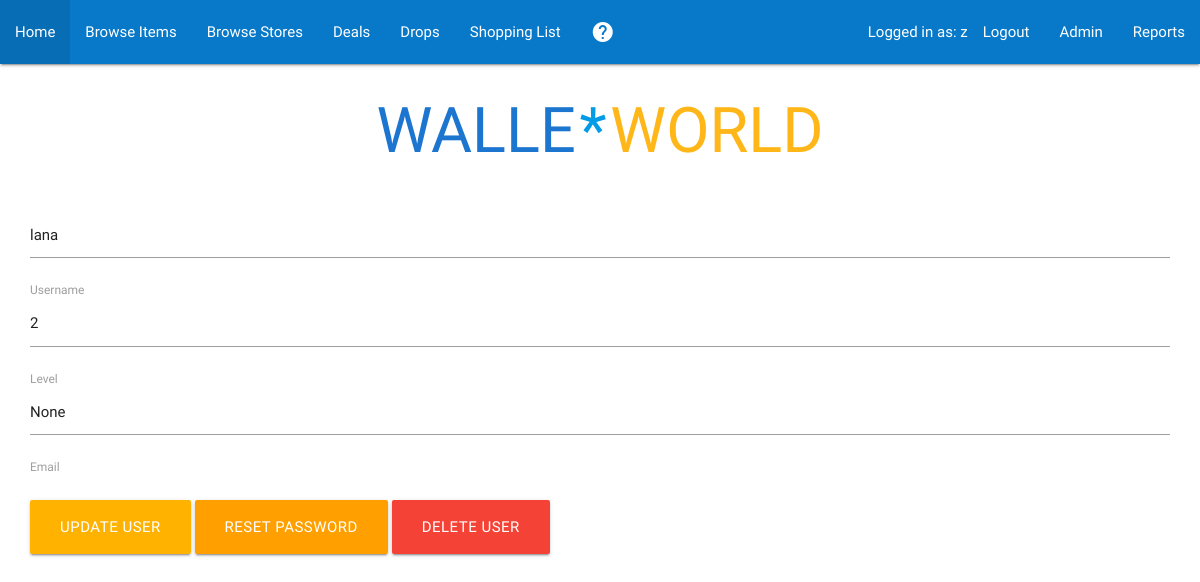
/admin/users?user=lana (signed in), run on the app's committed database.
### tables this page shows
CREATE TABLE users (
  uid integer primary key autoincrement,
  username text unique not null,
  hash text not null,
  email text
, LEVEL integer NOT NULL DEFAULT 1);

### application.py (the view, shortened to what this page needs)
@app.route('/admin/users', methods=['GET', 'POST'])
@login_required
def users():
    db= get_db()
    level = query_db('SELECT level FROM users where uid=?',[session["user_id"]],one=True)['level']
    if level > 1:
            if request.method=="GET":
                if request.args.get("user"):
                    user = query_db('SELECT * FROM users where username=?',[request.args.get("user")])
                    if user:
                        return render_template("user.html", user=user)
                    else:
                        return render_template("sorry.html", message="User not found!")
                else:
                    users = query_db('SELECT * FROM users')
                    return render_template("users.html", users=users)
    else:
        return render_template("sorry.html", message="You're no administrator!")

### application.py (called while the page is built)
def connect_db():
    rv = sqlite3.connect(app.config['DATABASE'])
    rv.row_factory = sqlite3.Row
    return rv

def query_db(query, args=(), one=False):
    cur = get_db().execute(query, args)
    rv = cur.fetchall()
    cur.close()
    return (rv[0] if rv else None) if one else rv

def get_db():
    if not hasattr(g, 'sqlite_db'):
        g.sqlite_db = connect_db()
    return g.sqlite_db

### helpers.py (called while the page is built)
def login_required(f):
    @wraps(f)
    def decorated_function(*args, **kwargs):
        if session.get("user_id") is None:
            return redirect("/login")
        return f(*args, **kwargs)
    return decorated_function

### templates/user.html (shortened to what this page needs)
{% extends "layout.html" %} {% block body %}
<form class action="/admin/users" method="post" id="adminUsers">
        <input id="username" name="username" value="{{user[0].username}}">
        <label for="username">Username</label>
        <input id="level" name="level" value="{{user[0].level}}">
        <label for="level">Level</label>
        <input id="email" name="email" value="{{user[0].email}}">
        <label for="email">Email</label>
        <br>
        <br>
    <button type="submit" class="waves-effect waves-light amber darken-1 btn-large" name="updateUser" value="Update" />Update User</button>
    <button type="submit" class="waves-effect waves-light amber darken-2 btn-large" name="resetPass" value="Reset" />Reset Password</button>
    <button type="button" class="waves-effect waves-light red btn-large" value="Delete" onClick="confirmDelete()" />Delete User
</form>
{% endblock %}

### data on the page
users: username "lana", level "2", email "None"

### other printed values
{{ session.username }} "z"
